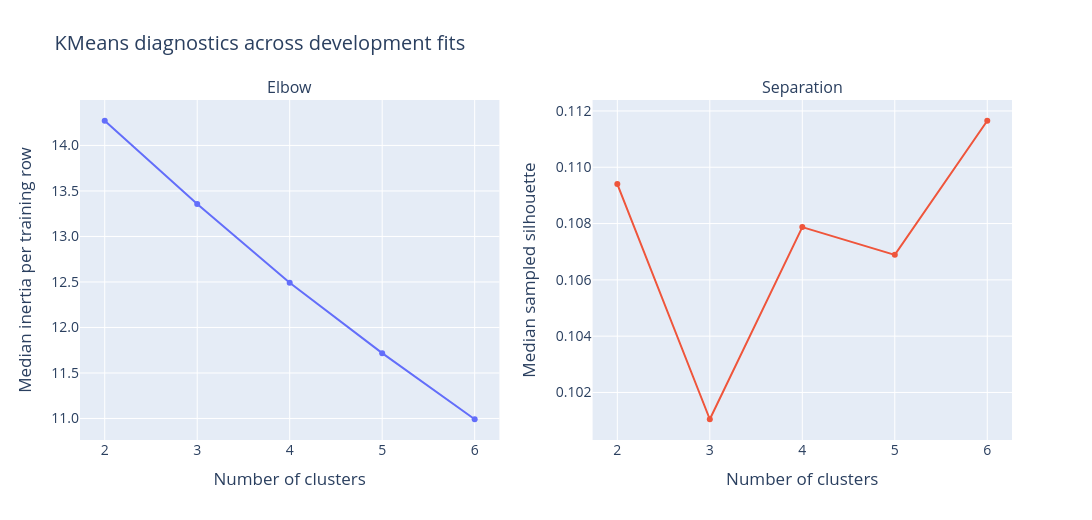

Notebook source saved alongside this figure:
### Code cell
from plotly.subplots import make_subplots

fig = make_subplots(rows=1, cols=2, subplot_titles=["Elbow", "Separation"])
fig.add_trace(
    go.Scatter(
        x=cluster_comparison.index,
        y=cluster_comparison.median_inertia,
        mode="lines+markers",
    ),
    row=1,
    col=1,
)
fig.add_trace(
    go.Scatter(
        x=cluster_comparison.index,
        y=cluster_comparison.median_silhouette,
        mode="lines+markers",
    ),
    row=1,
    col=2,
)
fig.update_xaxes(title="Number of clusters", dtick=1)
fig.update_yaxes(title="Median inertia per training row", row=1, col=1)
fig.update_yaxes(title="Median sampled silhouette", row=1, col=2)
fig.update_layout(
    title="KMeans diagnostics across development fits",
    showlegend=False,
    width=1100,
    height=520,
    font=dict(size=14),
)
fig.update_yaxes(tickformat=".1f", row=1, col=1)
fig.update_yaxes(tickformat=".3f", row=1, col=2)
fig.show()

### Figure 1 — Plotly figure (JSON) as saved in the notebook; plotly's stock layout.template omitted (floating-point values rounded to 4 significant figures)
{"data": [{"mode": "lines+markers", "type": "scatter", "x": [2, 3, 4, 5, 6], "xaxis": "x", "y": [14.27, 13.36, 12.49, 11.72, 10.99], "yaxis": "y"}, {"mode": "lines+markers", "type": "scatter", "x": [2, 3, 4, 5, 6], "xaxis": "x2", "y": [0.1094, 0.101, 0.1079, 0.1069, 0.1117], "yaxis": "y2"}], "layout": {"annotations": [{"font": {"size": 16}, "showarrow": false, "text": "Elbow", "x": 0.225, "xanchor": "center", "xref": "paper", "y": 1.0, "yanchor": "bottom", "yref": "paper"}, {"font": {"size": 16}, "showarrow": false, "text": "Separation", "x": 0.775, "xanchor": "center", "xref": "paper", "y": 1.0, "yanchor": "bottom", "yref": "paper"}], "font": {"size": 14}, "height": 520, "showlegend": false, "title": {"text": "KMeans diagnostics across development fits"}, "width": 1100, "xaxis": {"anchor": "y", "domain": [0.0, 0.45], "dtick": 1, "title": {"text": "Number of clusters"}}, "xaxis2": {"anchor": "y2", "domain": [0.55, 1.0], "dtick": 1, "title": {"text": "Number of clusters"}}, "yaxis": {"anchor": "x", "domain": [0.0, 1.0], "tickformat": ".1f", "title": {"text": "Median inertia per training row"}}, "yaxis2": {"anchor": "x2", "domain": [0.0, 1.0], "tickformat": ".3f", "title": {"text": "Median sampled silhouette"}}}}
